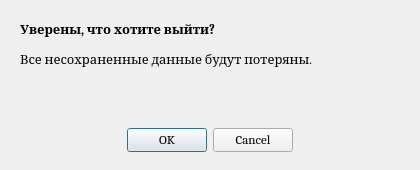
<?xml version="1.0" encoding="UTF-8"?>
<ui version="4.0">
 <class>Exit</class>
 <widget class="QDialog" name="Exit">
  <property name="geometry">
   <rect>
    <x>0</x>
    <y>0</y>
    <width>420</width>
    <height>170</height>
   </rect>
  </property>
  <property name="sizePolicy">
   <sizepolicy hsizetype="Fixed" vsizetype="Fixed">
    <horstretch>0</horstretch>
    <verstretch>0</verstretch>
   </sizepolicy>
  </property>
  <property name="minimumSize">
   <size>
    <width>420</width>
    <height>170</height>
   </size>
  </property>
  <property name="maximumSize">
   <size>
    <width>420</width>
    <height>170</height>
   </size>
  </property>
  <property name="windowTitle">
   <string>Выход</string>
  </property>
  <widget class="QDialogButtonBox" name="buttonBox">
   <property name="geometry">
    <rect>
     <x>110</x>
     <y>110</y>
     <width>200</width>
     <height>60</height>
    </rect>
   </property>
   <property name="font">
    <font>
     <family>Cambria</family>
     <pointsize>10</pointsize>
    </font>
   </property>
   <property name="orientation">
    <enum>Qt::Horizontal</enum>
   </property>
   <property name="standardButtons">
    <set>QDialogButtonBox::Cancel|QDialogButtonBox::Ok</set>
   </property>
   <property name="centerButtons">
    <bool>true</bool>
   </property>
  </widget>
  <widget class="QLabel" name="label_no">
   <property name="geometry">
    <rect>
     <x>20</x>
     <y>20</y>
     <width>371</width>
     <height>61</height>
    </rect>
   </property>
   <property name="font">
    <font>
     <family>Cambria</family>
     <pointsize>10</pointsize>
     <kerning>true</kerning>
    </font>
   </property>
   <property name="mouseTracking">
    <bool>true</bool>
   </property>
   <property name="text">
    <string>&lt;html&gt;&lt;head/&gt;&lt;body&gt;&lt;p&gt;&lt;span style=&quot; font-weight:600;&quot;&gt;Уверены, что хотите выйти?&lt;/span&gt;&lt;/p&gt;&lt;p&gt;Все несохраненные данные будут потеряны.&lt;/p&gt;&lt;/body&gt;&lt;/html&gt;</string>
   </property>
   <property name="textFormat">
    <enum>Qt::RichText</enum>
   </property>
   <property name="alignment">
    <set>Qt::AlignLeading|Qt::AlignLeft|Qt::AlignTop</set>
   </property>
   <property name="wordWrap">
    <bool>true</bool>
   </property>
  </widget>
 </widget>
 <resources/>
 <connections>
  <connection>
   <sender>buttonBox</sender>
   <signal>accepted()</signal>
   <receiver>Exit</receiver>
   <slot>accept()</slot>
   <hints>
    <hint type="sourcelabel">
     <x>248</x>
     <y>254</y>
    </hint>
    <hint type="destinationlabel">
     <x>157</x>
     <y>274</y>
    </hint>
   </hints>
  </connection>
  <connection>
   <sender>buttonBox</sender>
   <signal>rejected()</signal>
   <receiver>Exit</receiver>
   <slot>reject()</slot>
   <hints>
    <hint type="sourcelabel">
     <x>209</x>
     <y>159</y>
    </hint>
    <hint type="destinationlabel">
     <x>209</x>
     <y>95</y>
    </hint>
   </hints>
  </connection>
 </connections>
</ui>
